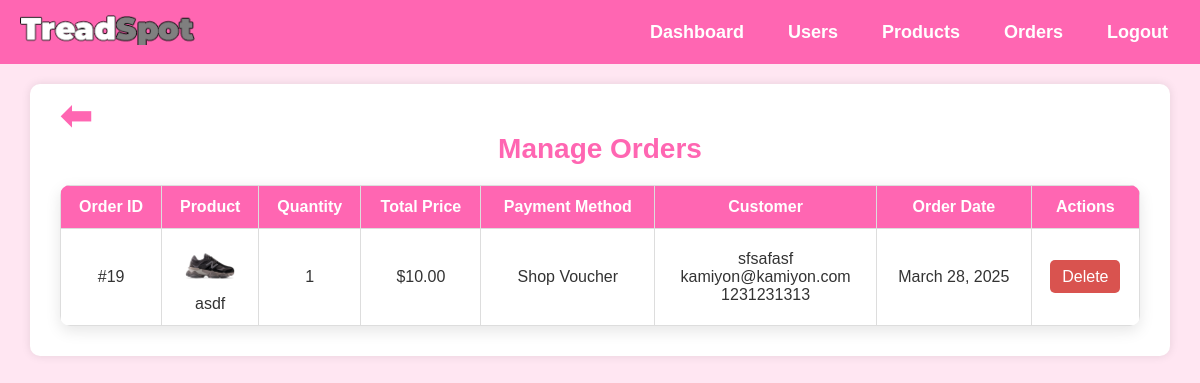
The app's page /admin/manage_orders.php (signed in), older data.
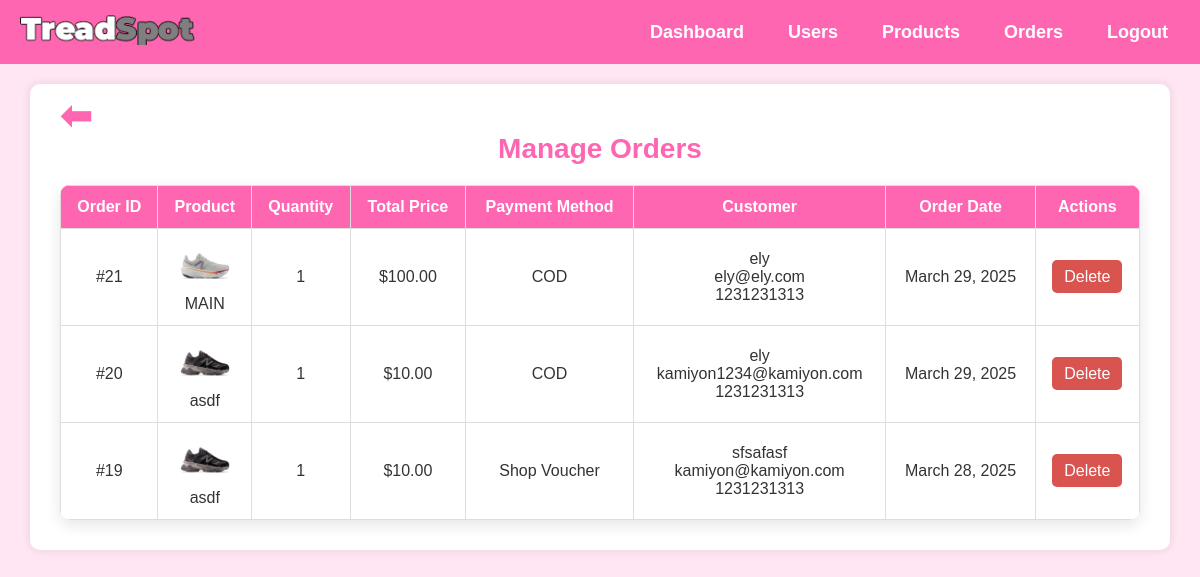
The same page, newer data.
### tables this page shows
CREATE TABLE `orders` (
  `id` int(11) NOT NULL,
  `user_id` int(11) NOT NULL,
  `product_id` int(11) NOT NULL,
  `full_name` varchar(255) NOT NULL,
  `email` varchar(255) NOT NULL,
  `phone` varchar(20) NOT NULL,
  `quantity` int(11) NOT NULL,
  `total_price` decimal(10,2) NOT NULL,
  `payment_method` enum('COD','GCash','Credit Card','Shop Voucher') NOT NULL,
  `shipping_address` text NOT NULL,
  `order_date` timestamp NOT NULL DEFAULT current_timestamp()
);

CREATE TABLE `products` (
  `id` int(11) NOT NULL,
  `name` varchar(255) NOT NULL,
  `description` text NOT NULL,
  `price` decimal(10,2) NOT NULL,
  `image` varchar(255) NOT NULL,
  `created_at` timestamp NOT NULL DEFAULT current_timestamp()
);

### admin/manage_orders.php (the view, shortened to what this page needs)
<?php
include '../config/config.php';
$order_query = "SELECT orders.id, orders.quantity, orders.total_price, orders.payment_method,
                       orders.shipping_address, orders.full_name, orders.email, orders.phone, orders.order_date,
                       products.name AS product_name, products.image
                FROM orders
                JOIN products ON orders.product_id = products.id
                ORDER BY orders.order_date DESC";
$order_result = $conn->query($order_query);
?>
<!DOCTYPE html>
<html lang="en">
<head>
    <link rel="stylesheet" href="styles/manage_orders_style.css">
</head>
<body>
    <?php include 'admin_navbar.php'; ?>
    <div class="admin-container">
        <a href="index.php" class="back-btn">⬅</a>
        <h1>Manage Orders</h1>
        <table>
            <thead>
                <tr>
                    <th>Order ID</th>
                    <th>Product</th>
                    <th>Quantity</th>
                    <th>Total Price</th>
                    <th>Payment Method</th>
                    <th>Customer</th>
                    <th>Order Date</th>
                    <th>Actions</th>
                </tr>
            </thead>
            <tbody>
                <?php
                if ($order_result->num_rows > 0) {
                    while ($order = $order_result->fetch_assoc()) {
                        echo "<tr>
                            <td>#{$order['id']}</td>
                            <td>
                                <img src='../uploads/{$order['image']}' alt='{$order['product_name']}' class='order-img'>
                                <br>{$order['product_name']}
                            </td>
                            <td>{$order['quantity']}</td>
                            <td>$" . number_format($order['total_price'], 2) . "</td>
                            <td>{$order['payment_method']}</td>
                            <td>{$order['full_name']}<br>{$order['email']}<br>{$order['phone']}</td>
                            <td>" . date("F j, Y", strtotime($order['order_date'])) . "</td>
                            <td>
                                <a href='manage_order_delete.php?id={$order['id']}' class='delete-btn' onclick='return confirm(\"Are you sure you want to delete this order?\");'>Delete</a>
                            </td>
                        </tr>";
                    }
                } else {
                    echo "<tr><td colspan='8' class='no-orders'>No orders found.</td></tr>";
                }
                ?>
            </tbody>
        </table>
    </div>
</body>
</html>

Row changes from the older to the newer data that the page shows:
added orders: id "21", product.image (picture), product.name "MAIN", quantity "1", total_price "100.00", payment_method "COD", full_name "ely", email "ely@ely.com", phone "1231231313", order_date "March 29, 2025"
added orders: id "20", product.image (picture), product.name "asdf", quantity "1", total_price "10.00", payment_method "COD", full_name "ely", email "kamiyon1234@kamiyon.com", phone "1231231313", order_date "March 29, 2025"
